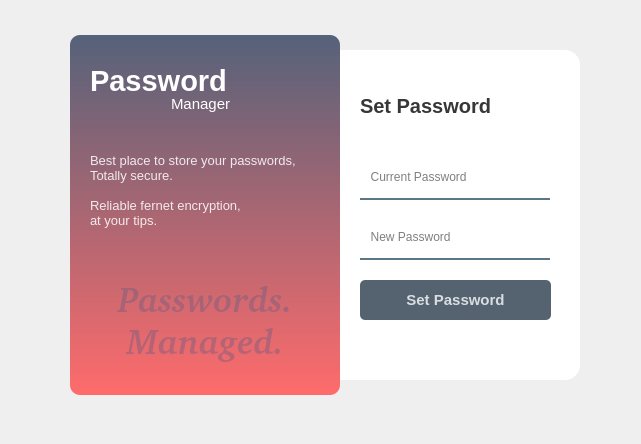
<?xml version="1.0" encoding="UTF-8"?>
<ui version="4.0">
 <class>Form</class>
 <widget class="QWidget" name="Form">
  <property name="geometry">
   <rect>
    <x>0</x>
    <y>0</y>
    <width>641</width>
    <height>444</height>
   </rect>
  </property>
  <property name="windowTitle">
   <string>Form</string>
  </property>
  <widget class="QWidget" name="widget" native="true">
   <property name="geometry">
    <rect>
     <x>30</x>
     <y>10</y>
     <width>590</width>
     <height>420</height>
    </rect>
   </property>
   <widget class="QLabel" name="label">
    <property name="geometry">
     <rect>
      <x>40</x>
      <y>25</y>
      <width>270</width>
      <height>360</height>
     </rect>
    </property>
    <property name="styleSheet">
     <string notr="true">background-color: qlineargradient(spread:pad, x1:0, y1:0, x2:0, y2:1, stop:0 rgba(85, 98, 122, 255), stop:1 rgba(255, 107, 107, 255));
border-radius: 10px;</string>
    </property>
    <property name="text">
     <string/>
    </property>
   </widget>
   <widget class="QLabel" name="label_2">
    <property name="geometry">
     <rect>
      <x>290</x>
      <y>40</y>
      <width>260</width>
      <height>330</height>
     </rect>
    </property>
    <property name="styleSheet">
     <string notr="true">background-color: rgb(255, 255, 255);
border-radius:15px;</string>
    </property>
    <property name="text">
     <string/>
    </property>
   </widget>
   <widget class="QLabel" name="label_3">
    <property name="geometry">
     <rect>
      <x>330</x>
      <y>80</y>
      <width>171</width>
      <height>31</height>
     </rect>
    </property>
    <property name="font">
     <font>
      <pointsize>15</pointsize>
      <weight>75</weight>
      <bold>true</bold>
     </font>
    </property>
    <property name="styleSheet">
     <string notr="true">color:rgba(0, 0, 0, 200);</string>
    </property>
    <property name="text">
     <string>Set Password</string>
    </property>
   </widget>
   <widget class="QLineEdit" name="lineEdit_2">
    <property name="geometry">
     <rect>
      <x>330</x>
      <y>210</y>
      <width>190</width>
      <height>40</height>
     </rect>
    </property>
    <property name="font">
     <font>
      <pointsize>9</pointsize>
     </font>
    </property>
    <property name="focusPolicy">
     <enum>Qt::ClickFocus</enum>
    </property>
    <property name="toolTip">
     <string>&lt;html&gt;&lt;head/&gt;&lt;body&gt;&lt;p&gt;&lt;span style=&quot; color:#ffffff;&quot;&gt;The new password you want to set.&lt;/span&gt;&lt;/p&gt;&lt;/body&gt;&lt;/html&gt;</string>
    </property>
    <property name="styleSheet">
     <string notr="true">background-color: rgba(0, 0, 0, 0);
border:2px solid rgba(0, 0, 0, 0);
border-bottom-color:rgba(46, 82, 101, 200);
color:rgb(0, 0, 0);
padding-bottom:7px;</string>
    </property>
    <property name="text">
     <string/>
    </property>
    <property name="echoMode">
     <enum>QLineEdit::Password</enum>
    </property>
    <property name="placeholderText">
     <string>  New Password</string>
    </property>
   </widget>
   <widget class="QLabel" name="label_5">
    <property name="geometry">
     <rect>
      <x>60</x>
      <y>50</y>
      <width>181</width>
      <height>41</height>
     </rect>
    </property>
    <property name="font">
     <font>
      <pointsize>22</pointsize>
      <weight>75</weight>
      <bold>true</bold>
     </font>
    </property>
    <property name="styleSheet">
     <string notr="true">color:rgba(255, 255, 255, 255)</string>
    </property>
    <property name="text">
     <string>Password</string>
    </property>
   </widget>
   <widget class="QLabel" name="label_6">
    <property name="geometry">
     <rect>
      <x>141</x>
      <y>78</y>
      <width>101</width>
      <height>31</height>
     </rect>
    </property>
    <property name="font">
     <font>
      <pointsize>11</pointsize>
      <weight>50</weight>
      <bold>false</bold>
     </font>
    </property>
    <property name="styleSheet">
     <string notr="true">color:rgba(255, 255, 255, 255)</string>
    </property>
    <property name="text">
     <string>Manager</string>
    </property>
   </widget>
   <widget class="QLabel" name="label_7">
    <property name="geometry">
     <rect>
      <x>60</x>
      <y>140</y>
      <width>231</width>
      <height>81</height>
     </rect>
    </property>
    <property name="font">
     <font>
      <pointsize>10</pointsize>
     </font>
    </property>
    <property name="styleSheet">
     <string notr="true">color:rgba(255, 255, 255, 220)</string>
    </property>
    <property name="text">
     <string>Best place to store your passwords, 
Totally secure. 

Reliable fernet encryption,
at your tips.</string>
    </property>
   </widget>
   <widget class="QLabel" name="label_8">
    <property name="geometry">
     <rect>
      <x>50</x>
      <y>250</y>
      <width>251</width>
      <height>121</height>
     </rect>
    </property>
    <property name="font">
     <font>
      <family>C059 [UKWN]</family>
      <pointsize>26</pointsize>
      <weight>75</weight>
      <italic>true</italic>
      <bold>true</bold>
     </font>
    </property>
    <property name="styleSheet">
     <string notr="true">color:rgba(100, 90, 130, 100);</string>
    </property>
    <property name="text">
     <string>Passwords.
Managed.</string>
    </property>
    <property name="alignment">
     <set>Qt::AlignCenter</set>
    </property>
   </widget>
   <widget class="QPushButton" name="pushButton_2">
    <property name="geometry">
     <rect>
      <x>330</x>
      <y>270</y>
      <width>191</width>
      <height>40</height>
     </rect>
    </property>
    <property name="font">
     <font>
      <pointsize>11</pointsize>
      <weight>75</weight>
      <bold>true</bold>
     </font>
    </property>
    <property name="styleSheet">
     <string notr="true">QPushButton#pushButton_2{
	background-color: rgba(85, 98, 112, 255);
	color:rgba(255, 255, 255, 200);
	border-radius:5px
}
QPushButton#pushButton_2:pressed{
	padding-left:5px;
	padding-top:5px;
	background-color: rgba(255, 107, 107, 255);
	background-position:calc(100% - 10px)center;
}
QPushButton#pushButton_2:hover{
	background-color: rgba(255, 107, 107, 255);
}
</string>
    </property>
    <property name="text">
     <string>Set Password</string>
    </property>
   </widget>
   <widget class="QLineEdit" name="lineEdit_3">
    <property name="geometry">
     <rect>
      <x>330</x>
      <y>150</y>
      <width>190</width>
      <height>40</height>
     </rect>
    </property>
    <property name="font">
     <font>
      <pointsize>9</pointsize>
     </font>
    </property>
    <property name="toolTip">
     <string>&lt;html&gt;&lt;head/&gt;&lt;body&gt;&lt;p&gt;&lt;span style=&quot; color:#9983dc;&quot;&gt;Leave empty if this is your first time opening this app.&lt;/span&gt;&lt;/p&gt;&lt;/body&gt;&lt;/html&gt;</string>
    </property>
    <property name="toolTipDuration">
     <number>-1</number>
    </property>
    <property name="styleSheet">
     <string notr="true">background-color: rgba(0, 0, 0, 0);
border:2px solid rgba(0, 0, 0, 0);
border-bottom-color:rgba(46, 82, 101, 200);
color:rgb(0, 0, 0);
padding-bottom:7px;</string>
    </property>
    <property name="text">
     <string/>
    </property>
    <property name="echoMode">
     <enum>QLineEdit::Password</enum>
    </property>
    <property name="placeholderText">
     <string>  Current Password</string>
    </property>
   </widget>
   <widget class="QPushButton" name="close_btn">
    <property name="geometry">
     <rect>
      <x>490</x>
      <y>50</y>
      <width>51</width>
      <height>41</height>
     </rect>
    </property>
    <property name="styleSheet">
     <string notr="true">background-color: rgb(255, 255, 255);
color : white;
border: none;</string>
    </property>
    <property name="text">
     <string/>
    </property>
    <property name="icon">
     <iconset resource="resources.qrc">
      <normaloff>:/icons/resources/icons/close_button.png</normaloff>:/icons/resources/icons/close_button.png</iconset>
    </property>
    <property name="iconSize">
     <size>
      <width>30</width>
      <height>30</height>
     </size>
    </property>
   </widget>
   <widget class="QLabel" name="message">
    <property name="geometry">
     <rect>
      <x>330</x>
      <y>320</y>
      <width>191</width>
      <height>31</height>
     </rect>
    </property>
    <property name="font">
     <font>
      <family>Poppins Medium</family>
      <pointsize>12</pointsize>
      <weight>50</weight>
      <italic>false</italic>
      <bold>false</bold>
     </font>
    </property>
    <property name="styleSheet">
     <string notr="true">padding-left: 2px;</string>
    </property>
    <property name="text">
     <string/>
    </property>
   </widget>
   <zorder>label_2</zorder>
   <zorder>label</zorder>
   <zorder>label_3</zorder>
   <zorder>lineEdit_2</zorder>
   <zorder>label_5</zorder>
   <zorder>label_6</zorder>
   <zorder>label_7</zorder>
   <zorder>label_8</zorder>
   <zorder>pushButton_2</zorder>
   <zorder>lineEdit_3</zorder>
   <zorder>close_btn</zorder>
   <zorder>message</zorder>
  </widget>
 </widget>
 <resources>
  <include location="resources.qrc"/>
 </resources>
 <connections/>
</ui>
